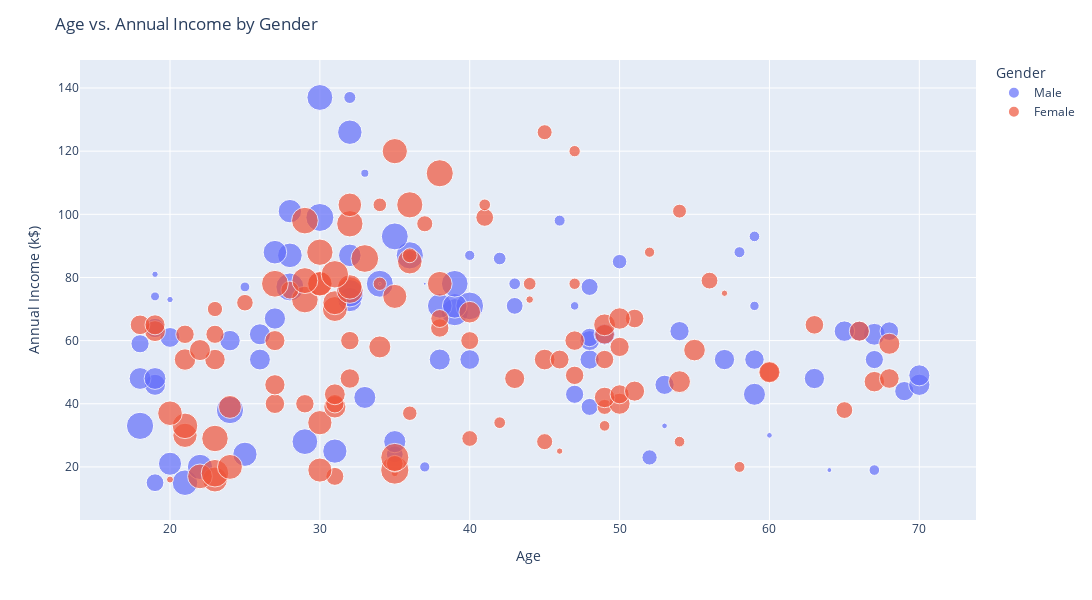

This figure's notebook cell:
### Markdown cell above
### Scatter plot of Age vs. Annual Income:

- This plot represents the relationship between customers' age and their annual income, segmented by gender. Each point on the plot represents a customer, with the horizontal position (x-axis) indicating their age and the vertical position (y-axis) indicating their annual income. The dispersion of points on the plot shows how annual incomes are distributed across different age and gender groups, providing information about the relationship between age, gender, and customers' income levels.

### Code cell
fig = px.scatter(df, x="Age", 
                 y="Annual Income (k$)",
                 size="Spending Score (1-100)",
                 color="Gender",
                 height=600, 
                 width=1100
                )

fig.update_layout(title_text="Age vs. Annual Income by Gender")

### Figure 1 — Plotly figure (JSON) as saved in the notebook; plotly's stock layout.template omitted (floating-point values rounded to 4 significant figures)
{"data": [{"hovertemplate": "Gender=Male<br>Age=%{x}<br>Annual Income (k$)=%{y}<br>Spending Score (1-100)=%{marker.size}<extra></extra>", "legendgroup": "Male", "marker": {"color": "#636efa", "size": [39, 81, 3, 14, 13, 79, 66, 29, 35, 73, 73, 82, 61, 4, 4, 92, 92, 36, 60, 60, 41, 46, 46, 56, 55, 51, 59, 59, 55, 47, 54, 48, 51, 55, 41, 46, 41, 49, 52, 42, 49, 59, 55, 56, 46, 43, 48, 52, 46, 56, 91, 35, 95, 11, 75, 9, 75, 5, 73, 10, 93, 12, 97, 36, 90, 17, 88, 1, 1, 5, 26, 20, 63, 13, 75, 10, 92, 15, 69, 14, 90, 15, 97, 68, 8, 74, 18, 83], "sizemode": "area", "sizeref": 0.2475, "symbol": "circle"}, "mode": "markers", "name": "Male", "orientation": "v", "showlegend": true, "type": "scatter", "x": [19, 21, 64, 67, 37, 22, 20, 52, 35, 25, 31, 29, 35, 60, 53, 18, 24, 48, 33, 59, 47, 69, 53, 70, 19, 63, 18, 19, 70, 59, 26, 40, 57, 38, 67, 48, 18, 48, 24, 48, 20, 67, 26, 49, 54, 68, 66, 65, 19, 27, 39, 43, 40, 59, 38, 47, 39, 20, 32, 19, 32, 25, 28, 48, 34, 43, 39, 37, 34, 19, 50, 42, 32, 40, 28, 36, 36, 58, 27, 59, 35, 46, 30, 28, 33, 32, 32, 30], "xaxis": "x", "y": [15, 15, 19, 19, 20, 20, 21, 23, 24, 24, 25, 28, 28, 30, 33, 33, 38, 39, 42, 43, 43, 44, 46, 46, 46, 48, 48, 48, 49, 54, 54, 54, 54, 54, 54, 54, 59, 60, 60, 61, 61, 62, 62, 62, 63, 63, 63, 63, 64, 67, 69, 71, 71, 71, 71, 71, 71, 73, 73, 74, 75, 77, 77, 77, 78, 78, 78, 78, 78, 81, 85, 86, 87, 87, 87, 87, 87, 88, 88, 93, 93, 98, 99, 101, 113, 126, 137, 137], "yaxis": "y"}, {"hovertemplate": "Gender=Female<br>Age=%{x}<br>Annual Income (k$)=%{y}<br>Spending Score (1-100)=%{marker.size}<extra></extra>", "legendgroup": "Female", "marker": {"color": "#EF553B", "size": [6, 77, 40, 76, 6, 94, 72, 99, 15, 77, 35, 98, 5, 14, 32, 31, 87, 73, 14, 81, 17, 73, 26, 75, 35, 61, 28, 65, 55, 47, 42, 42, 52, 54, 45, 50, 51, 52, 59, 50, 48, 47, 42, 49, 56, 53, 52, 42, 44, 57, 58, 55, 60, 46, 55, 40, 42, 47, 50, 41, 48, 42, 50, 54, 42, 48, 50, 43, 59, 43, 57, 40, 58, 29, 77, 34, 71, 88, 7, 72, 5, 40, 87, 74, 22, 20, 76, 16, 89, 78, 73, 35, 83, 93, 75, 95, 27, 13, 86, 32, 86, 88, 39, 24, 17, 85, 23, 69, 91, 16, 79, 28], "sizemode": "area", "sizeref": 0.2475, "symbol": "circle"}, "mode": "markers", "name": "Female", "orientation": "v", "showlegend": true, "type": "scatter", "x": [20, 23, 31, 22, 35, 23, 30, 35, 58, 24, 35, 35, 46, 54, 45, 40, 23, 21, 49, 21, 42, 30, 36, 20, 65, 31, 49, 24, 50, 27, 29, 31, 49, 31, 50, 51, 27, 67, 54, 43, 68, 32, 47, 60, 60, 45, 23, 49, 46, 21, 55, 22, 34, 50, 68, 40, 32, 47, 27, 23, 49, 21, 66, 19, 38, 18, 19, 63, 49, 51, 50, 38, 40, 23, 31, 25, 31, 29, 44, 35, 57, 28, 32, 32, 34, 44, 38, 47, 27, 30, 30, 56, 29, 31, 36, 33, 36, 52, 30, 37, 32, 29, 41, 54, 41, 36, 34, 32, 38, 47, 35, 45], "xaxis": "x", "y": [16, 16, 17, 17, 18, 18, 19, 19, 20, 20, 21, 23, 25, 28, 28, 29, 29, 30, 33, 33, 34, 34, 37, 37, 38, 39, 39, 39, 40, 40, 40, 40, 42, 43, 43, 44, 46, 47, 47, 48, 48, 48, 49, 50, 50, 54, 54, 54, 54, 54, 57, 57, 58, 58, 59, 60, 60, 60, 60, 62, 62, 62, 63, 63, 64, 65, 65, 65, 65, 67, 67, 67, 69, 70, 70, 72, 72, 73, 73, 74, 75, 76, 76, 77, 78, 78, 78, 78, 78, 78, 78, 79, 79, 81, 85, 86, 87, 88, 88, 97, 97, 98, 99, 101, 103, 103, 103, 103, 113, 120, 120, 126], "yaxis": "y"}], "layout": {"height": 600, "legend": {"itemsizing": "constant", "title": {"text": "Gender"}, "tracegroupgap": 0}, "margin": {"t": 60}, "title": {"text": "Age vs. Annual Income by Gender"}, "width": 1100, "xaxis": {"anchor": "y", "autorange": true, "domain": [0, 1], "range": [14.0, 73.77], "title": {"text": "Age"}, "type": "linear"}, "yaxis": {"anchor": "x", "autorange": true, "domain": [0, 1], "range": [3.186, 148.9], "title": {"text": "Annual Income (k$)"}, "type": "linear"}}}
